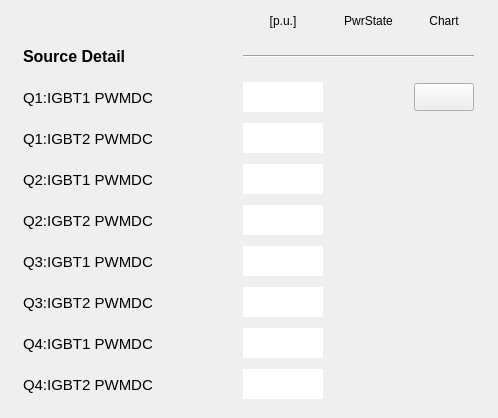
       <widget class="QWidget" name="scrollAreaWidgetContents_7">
        <property name="geometry">
         <rect>
          <x>0</x>
          <y>0</y>
          <width>498</width>
          <height>418</height>
         </rect>
        </property>
        <widget class="QWidget" name="layoutWidget">
         <property name="geometry">
          <rect>
           <x>9</x>
           <y>9</y>
           <width>481</width>
           <height>401</height>
          </rect>
         </property>
         <layout class="QGridLayout" name="gridLayout_2">
          <item row="0" column="1">
           <widget class="PyDMLabel" name="PyDMLabel_39">
            <property name="minimumSize">
             <size>
              <width>0</width>
              <height>24</height>
             </size>
            </property>
            <property name="maximumSize">
             <size>
              <width>16777215</width>
              <height>24</height>
             </size>
            </property>
            <property name="toolTip">
             <string/>
            </property>
            <property name="text">
             <string>[p.u.]</string>
            </property>
            <property name="alignment">
             <set>Qt::AlignCenter</set>
            </property>
           </widget>
          </item>
          <item row="0" column="2">
           <widget class="PyDMLabel" name="PyDMLabel_35">
            <property name="toolTip">
             <string/>
            </property>
            <property name="text">
             <string>PwrState</string>
            </property>
            <property name="alignment">
             <set>Qt::AlignCenter</set>
            </property>
           </widget>
          </item>
          <item row="0" column="3">
           <widget class="PyDMLabel" name="PyDMLabel_87">
            <property name="toolTip">
             <string/>
            </property>
            <property name="text">
             <string>Chart</string>
            </property>
            <property name="alignment">
             <set>Qt::AlignCenter</set>
            </property>
           </widget>
          </item>
          <item row="1" column="0">
           <widget class="PyDMLabel" name="PyDMLabel_88">
            <property name="minimumSize">
             <size>
              <width>200</width>
              <height>35</height>
             </size>
            </property>
            <property name="maximumSize">
             <size>
              <width>160</width>
              <height>16777215</height>
             </size>
            </property>
            <property name="font">
             <font>
              <pointsize>12</pointsize>
              <weight>75</weight>
              <bold>true</bold>
             </font>
            </property>
            <property name="toolTip">
             <string/>
            </property>
            <property name="text">
             <string>Source Detail</string>
            </property>
           </widget>
          </item>
          <item row="1" column="1" colspan="3">
           <widget class="Line" name="line_5">
            <property name="sizeIncrement">
             <size>
              <width>0</width>
              <height>0</height>
             </size>
            </property>
            <property name="baseSize">
             <size>
              <width>0</width>
              <height>0</height>
             </size>
            </property>
            <property name="autoFillBackground">
             <bool>false</bool>
            </property>
            <property name="frameShadow">
             <enum>QFrame::Sunken</enum>
            </property>
            <property name="lineWidth">
             <number>1</number>
            </property>
            <property name="midLineWidth">
             <number>0</number>
            </property>
            <property name="orientation">
             <enum>Qt::Horizontal</enum>
            </property>
           </widget>
          </item>
          <item row="2" column="0">
           <widget class="PyDMLabel" name="PyDMLabel_89">
            <property name="minimumSize">
             <size>
              <width>200</width>
              <height>35</height>
             </size>
            </property>
            <property name="maximumSize">
             <size>
              <width>200</width>
              <height>16777215</height>
             </size>
            </property>
            <property name="font">
             <font>
              <pointsize>11</pointsize>
             </font>
            </property>
            <property name="toolTip">
             <string/>
            </property>
            <property name="text">
             <string>Q1:IGBT1 PWMDC</string>
            </property>
           </widget>
          </item>
          <item row="2" column="1">
           <widget class="PyDMLabel" name="PyDMLabel_42">
            <property name="enabled">
             <bool>true</bool>
            </property>
            <property name="minimumSize">
             <size>
              <width>80</width>
              <height>30</height>
             </size>
            </property>
            <property name="maximumSize">
             <size>
              <width>80</width>
              <height>30</height>
             </size>
            </property>
            <property name="toolTip">
             <string/>
            </property>
            <property name="accessibleDescription">
             <string/>
            </property>
            <property name="layoutDirection">
             <enum>Qt::LeftToRight</enum>
            </property>
            <property name="autoFillBackground">
             <bool>false</bool>
            </property>
            <property name="styleSheet">
             <string notr="true">background-color: qlineargradient(spread:pad, x1:0, y1:0, x2:1, y2:1, stop:0 rgba(255, 255, 255, 255), stop:1 rgba(255, 255, 255, 255));</string>
            </property>
            <property name="frameShape">
             <enum>QFrame::NoFrame</enum>
            </property>
            <property name="frameShadow">
             <enum>QFrame::Sunken</enum>
            </property>
            <property name="alignment">
             <set>Qt::AlignRight|Qt::AlignTrailing|Qt::AlignVCenter</set>
            </property>
            <property name="channel" stdset="0">
             <string>SI-Fam:PS-Q1:IGBT1PWMDutyCycle-Mon</string>
            </property>
           </widget>
          </item>
          <item row="2" column="2">
           <widget class="QLed" name="led_q1igbt1">
            <property name="enabled">
             <bool>true</bool>
            </property>
            <property name="sizePolicy">
             <sizepolicy hsizetype="Maximum" vsizetype="Maximum">
              <horstretch>0</horstretch>
              <verstretch>0</verstretch>
             </sizepolicy>
            </property>
            <property name="minimumSize">
             <size>
              <width>51</width>
              <height>35</height>
             </size>
            </property>
            <property name="maximumSize">
             <size>
              <width>51</width>
              <height>35</height>
             </size>
            </property>
            <property name="toolTip">
             <string/>
            </property>
            <property name="state">
             <bool>false</bool>
            </property>
            <property name="onColor">
             <color>
              <red>0</red>
              <green>140</green>
              <blue>0</blue>
             </color>
            </property>
            <property name="shape">
             <enum>QLed::Circle</enum>
            </property>
           </widget>
          </item>
          <item row="2" column="3">
           <widget class="PyDMPushButton" name="PyDMPushButton_33">
            <property name="minimumSize">
             <size>
              <width>60</width>
              <height>28</height>
             </size>
            </property>
            <property name="maximumSize">
             <size>
              <width>60</width>
              <height>28</height>
             </size>
            </property>
            <property name="toolTip">
             <string/>
            </property>
           </widget>
          </item>
          <item row="3" column="0">
           <widget class="PyDMLabel" name="PyDMLabel_43">
            <property name="minimumSize">
             <size>
              <width>200</width>
              <height>0</height>
             </size>
            </property>
            <property name="maximumSize">
             <size>
              <width>200</width>
              <height>16777215</height>
             </size>
            </property>
            <property name="font">
             <font>
              <pointsize>11</pointsize>
             </font>
            </property>
            <property name="toolTip">
             <string/>
            </property>
            <property name="text">
             <string>Q1:IGBT2 PWMDC</string>
            </property>
           </widget>
          </item>
          <item row="3" column="1">
           <widget class="PyDMLabel" name="PyDMLabel_90">
            <property name="enabled">
             <bool>true</bool>
            </property>
            <property name="minimumSize">
             <size>
              <width>80</width>
              <height>30</height>
             </size>
            </property>
            <property name="maximumSize">
             <size>
              <width>80</width>
              <height>30</height>
             </size>
            </property>
            <property name="toolTip">
             <string/>
            </property>
            <property name="accessibleDescription">
             <string/>
            </property>
            <property name="layoutDirection">
             <enum>Qt::LeftToRight</enum>
            </property>
            <property name="autoFillBackground">
             <bool>false</bool>
            </property>
            <property name="styleSheet">
             <string notr="true">background-color: qlineargradient(spread:pad, x1:0, y1:0, x2:1, y2:1, stop:0 rgba(255, 255, 255, 255), stop:1 rgba(255, 255, 255, 255));</string>
            </property>
            <property name="frameShape">
             <enum>QFrame::NoFrame</enum>
            </property>
            <property name="frameShadow">
             <enum>QFrame::Sunken</enum>
            </property>
            <property name="alignment">
             <set>Qt::AlignRight|Qt::AlignTrailing|Qt::AlignVCenter</set>
            </property>
            <property name="channel" stdset="0">
             <string>SI-Fam:PS-Q1:IGBT2PWMDutyCycle-Mon</string>
            </property>
           </widget>
          </item>
          <item row="3" column="2">
           <widget class="QLed" name="led_q1igbt2">
            <property name="sizePolicy">
             <sizepolicy hsizetype="Maximum" vsizetype="Maximum">
              <horstretch>0</horstretch>
              <verstretch>0</verstretch>
             </sizepolicy>
            </property>
            <property name="minimumSize">
             <size>
              <width>51</width>
              <height>35</height>
             </size>
            </property>
            <property name="maximumSize">
             <size>
              <width>51</width>
              <height>35</height>
             </size>
            </property>
            <property name="toolTip">
             <string/>
            </property>
            <property name="state">
             <bool>false</bool>
            </property>
            <property name="onColor">
             <color>
              <red>0</red>
              <green>140</green>
              <blue>0</blue>
             </color>
            </property>
            <property name="shape">
             <enum>QLed::Circle</enum>
            </property>
           </widget>
          </item>
          <item row="4" column="0">
           <widget class="PyDMLabel" name="pv02raps01_3">
            <property name="minimumSize">
             <size>
              <width>200</width>
              <height>0</height>
             </size>
            </property>
            <property name="maximumSize">
             <size>
              <width>135</width>
              <height>16777215</height>
             </size>
            </property>
            <property name="font">
             <font>
              <pointsize>11</pointsize>
             </font>
            </property>
            <property name="toolTip">
             <string/>
            </property>
            <property name="text">
             <string>Q2:IGBT1 PWMDC</string>
            </property>
           </widget>
          </item>
          <item row="4" column="1">
           <widget class="PyDMLabel" name="PyDMLabel_91">
            <property name="enabled">
             <bool>true</bool>
            </property>
            <property name="minimumSize">
             <size>
              <width>80</width>
              <height>30</height>
             </size>
            </property>
            <property name="maximumSize">
             <size>
              <width>80</width>
              <height>30</height>
             </size>
            </property>
            <property name="toolTip">
             <string/>
            </property>
            <property name="accessibleDescription">
             <string/>
            </property>
            <property name="layoutDirection">
             <enum>Qt::LeftToRight</enum>
            </property>
            <property name="autoFillBackground">
             <bool>false</bool>
            </property>
            <property name="styleSheet">
             <string notr="true">background-color: qlineargradient(spread:pad, x1:0, y1:0, x2:1, y2:1, stop:0 rgba(255, 255, 255, 255), stop:1 rgba(255, 255, 255, 255));</string>
            </property>
            <property name="frameShape">
             <enum>QFrame::NoFrame</enum>
            </property>
            <property name="frameShadow">
             <enum>QFrame::Sunken</enum>
            </property>
            <property name="alignment">
             <set>Qt::AlignRight|Qt::AlignTrailing|Qt::AlignVCenter</set>
            </property>
            <property name="channel" stdset="0">
             <string>SI-Fam:PS-Q2:IGBT1PWMDutyCycle-Mon</string>
            </property>
           </widget>
          </item>
          <item row="4" column="2">
           <widget class="QLed" name="led_q2igbt1">
            <property name="sizePolicy">
             <sizepolicy hsizetype="Maximum" vsizetype="Maximum">
              <horstretch>0</horstretch>
              <verstretch>0</verstretch>
             </sizepolicy>
            </property>
            <property name="minimumSize">
             <size>
              <width>51</width>
              <height>35</height>
             </size>
            </property>
            <property name="maximumSize">
             <size>
              <width>51</width>
              <height>35</height>
             </size>
            </property>
            <property name="toolTip">
             <string/>
            </property>
            <property name="state">
             <bool>false</bool>
            </property>
            <property name="onColor">
             <color>
              <red>0</red>
              <green>140</green>
              <blue>0</blue>
             </color>
            </property>
            <property name="shape">
             <enum>QLed::Circle</enum>
            </property>
           </widget>
          </item>
          <item row="5" column="0">
           <widget class="PyDMLabel" name="pv02raps02_3">
            <property name="minimumSize">
             <size>
              <width>200</width>
              <height>0</height>
             </size>
            </property>
            <property name="maximumSize">
             <size>
              <width>135</width>
              <height>16777215</height>
             </size>
            </property>
            <property name="font">
             <font>
              <pointsize>11</pointsize>
             </font>
            </property>
            <property name="toolTip">
             <string/>
            </property>
            <property name="text">
             <string>Q2:IGBT2 PWMDC</string>
            </property>
           </widget>
          </item>
          <item row="5" column="1">
           <widget class="PyDMLabel" name="PyDMLabel_44">
            <property name="enabled">
             <bool>true</bool>
            </property>
            <property name="minimumSize">
             <size>
              <width>80</width>
              <height>30</height>
             </size>
            </property>
            <property name="maximumSize">
             <size>
              <width>80</width>
              <height>30</height>
             </size>
            </property>
            <property name="toolTip">
             <string/>
            </property>
            <property name="accessibleDescription">
             <string/>
            </property>
            <property name="layoutDirection">
             <enum>Qt::LeftToRight</enum>
            </property>
            <property name="autoFillBackground">
             <bool>false</bool>
            </property>
            <property name="styleSheet">
             <string notr="true">background-color: qlineargradient(spread:pad, x1:0, y1:0, x2:1, y2:1, stop:0 rgba(255, 255, 255, 255), stop:1 rgba(255, 255, 255, 255));</string>
            </property>
            <property name="frameShape">
             <enum>QFrame::NoFrame</enum>
            </property>
            <property name="frameShadow">
             <enum>QFrame::Sunken</enum>
            </property>
            <property name="alignment">
             <set>Qt::AlignRight|Qt::AlignTrailing|Qt::AlignVCenter</set>
            </property>
            <property name="channel" stdset="0">
             <string>SI-Fam:PS-Q2:IGBT2PWMDutyCycle-Mon</string>
            </property>
           </widget>
          </item>
          <item row="5" column="2">
           <widget class="QLed" name="led_q2igbt2">
            <property name="enabled">
             <bool>true</bool>
            </property>
            <property name="sizePolicy">
             <sizepolicy hsizetype="Maximum" vsizetype="Maximum">
              <horstretch>0</horstretch>
              <verstretch>0</verstretch>
             </sizepolicy>
            </property>
            <property name="minimumSize">
             <size>
              <width>51</width>
              <height>35</height>
             </size>
            </property>
            <property name="maximumSize">
             <size>
              <width>51</width>
              <height>35</height>
             </size>
            </property>
            <property name="toolTip">
             <string/>
            </property>
            <property name="state">
             <bool>false</bool>
            </property>
            <property name="onColor">
             <color>
              <red>0</red>
              <green>140</green>
              <blue>0</blue>
             </color>
            </property>
            <property name="shape">
             <enum>QLed::Circle</enum>
            </property>
           </widget>
          </item>
          <item row="6" column="0">
           <widget class="PyDMLabel" name="pv03raps01_5">
            <property name="minimumSize">
             <size>
              <width>200</width>
              <height>0</height>
             </size>
            </property>
            <property name="maximumSize">
             <size>
              <width>135</width>
              <height>16777215</height>
             </size>
            </property>
            <property name="font">
             <font>
              <pointsize>11</pointsize>
             </font>
            </property>
            <property name="toolTip">
             <string/>
            </property>
            <property name="text">
             <string>Q3:IGBT1 PWMDC</string>
            </property>
           </widget>
          </item>
          <item row="6" column="1">
           <widget class="PyDMLabel" name="PyDMLabel_92">
            <property name="enabled">
             <bool>true</bool>
            </property>
            <property name="minimumSize">
             <size>
              <width>80</width>
              <height>30</height>
             </size>
            </property>
            <property name="maximumSize">
             <size>
              <width>80</width>
              <height>30</height>
             </size>
            </property>
            <property name="toolTip">
             <string/>
            </property>
            <property name="accessibleDescription">
             <string/>
            </property>
            <property name="layoutDirection">
             <enum>Qt::LeftToRight</enum>
            </property>
            <property name="autoFillBackground">
             <bool>false</bool>
            </property>
            <property name="styleSheet">
             <string notr="true">background-color: qlineargradient(spread:pad, x1:0, y1:0, x2:1, y2:1, stop:0 rgba(255, 255, 255, 255), stop:1 rgba(255, 255, 255, 255));</string>
            </property>
            <property name="frameShape">
             <enum>QFrame::NoFrame</enum>
            </property>
            <property name="frameShadow">
             <enum>QFrame::Sunken</enum>
            </property>
            <property name="alignment">
             <set>Qt::AlignRight|Qt::AlignTrailing|Qt::AlignVCenter</set>
            </property>
            <property name="channel" stdset="0">
             <string>SI-Fam:PS-Q3:IGBT1PWMDutyCycle-Mon</string>
            </property>
           </widget>
          </item>
          <item row="6" column="2">
           <widget class="QLed" name="led_q3igbt1">
            <property name="sizePolicy">
             <sizepolicy hsizetype="Maximum" vsizetype="Maximum">
              <horstretch>0</horstretch>
              <verstretch>0</verstretch>
             </sizepolicy>
            </property>
            <property name="minimumSize">
             <size>
              <width>51</width>
              <height>35</height>
             </size>
            </property>
            <property name="maximumSize">
             <size>
              <width>51</width>
              <height>35</height>
             </size>
            </property>
            <property name="toolTip">
             <string/>
            </property>
            <property name="state">
             <bool>false</bool>
            </property>
            <property name="onColor">
             <color>
              <red>0</red>
              <green>140</green>
              <blue>0</blue>
             </color>
            </property>
            <property name="shape">
             <enum>QLed::Circle</enum>
            </property>
           </widget>
          </item>
          <item row="7" column="0">
           <widget class="PyDMLabel" name="pv03raps01_6">
            <property name="minimumSize">
             <size>
              <width>200</width>
              <height>0</height>
             </size>
            </property>
            <property name="maximumSize">
             <size>
              <width>135</width>
              <height>16777215</height>
             </size>
            </property>
            <property name="font">
             <font>
              <pointsize>11</pointsize>
             </font>
            </property>
            <property name="toolTip">
             <string/>
            </property>
            <property name="text">
             <string>Q3:IGBT2 PWMDC</string>
            </property>
           </widget>
          </item>
          <item row="7" column="1">
           <widget class="PyDMLabel" name="PyDMLabel_93">
            <property name="enabled">
             <bool>true</bool>
            </property>
            <property name="minimumSize">
             <size>
              <width>80</width>
              <height>30</height>
             </size>
            </property>
            <property name="maximumSize">
             <size>
              <width>80</width>
              <height>30</height>
             </size>
            </property>
            <property name="toolTip">
             <string/>
            </property>
            <property name="accessibleDescription">
             <string/>
            </property>
            <property name="layoutDirection">
             <enum>Qt::LeftToRight</enum>
            </property>
            <property name="autoFillBackground">
             <bool>false</bool>
            </property>
            <property name="styleSheet">
             <string notr="true">background-color: qlineargradient(spread:pad, x1:0, y1:0, x2:1, y2:1, stop:0 rgba(255, 255, 255, 255), stop:1 rgba(255, 255, 255, 255));</string>
            </property>
            <property name="frameShape">
             <enum>QFrame::NoFrame</enum>
            </property>
            <property name="frameShadow">
             <enum>QFrame::Sunken</enum>
            </property>
            <property name="alignment">
             <set>Qt::AlignRight|Qt::AlignTrailing|Qt::AlignVCenter</set>
            </property>
            <property name="channel" stdset="0">
             <string>SI-Fam:PS-Q3:IGBT2PWMDutyCycle-Mon</string>
            </property>
           </widget>
          </item>
          <item row="7" column="2">
           <widget class="QLed" name="led_q3igbt2">
            <property name="sizePolicy">
             <sizepolicy hsizetype="Maximum" vsizetype="Maximum">
              <horstretch>0</horstretch>
              <verstretch>0</verstretch>
             </sizepolicy>
            </property>
            <property name="minimumSize">
             <size>
              <width>51</width>
              <height>35</height>
             </size>
            </property>
            <property name="maximumSize">
             <size>
              <width>51</width>
              <height>35</height>
             </size>
            </property>
            <property name="toolTip">
             <string/>
            </property>
            <property name="state">
             <bool>false</bool>
            </property>
            <property name="onColor">
             <color>
              <red>0</red>
              <green>140</green>
              <blue>0</blue>
             </color>
            </property>
            <property name="shape">
             <enum>QLed::Circle</enum>
            </property>
           </widget>
          </item>
          <item row="8" column="0">
           <widget class="PyDMLabel" name="pv04raps01_2">
            <property name="minimumSize">
             <size>
              <width>200</width>
              <height>0</height>
             </size>
            </property>
            <property name="maximumSize">
             <size>
              <width>135</width>
              <height>16777215</height>
             </size>
            </property>
            <property name="font">
             <font>
              <pointsize>11</pointsize>
             </font>
            </property>
            <property name="toolTip">
             <string/>
            </property>
            <property name="text">
             <string>Q4:IGBT1 PWMDC</string>
            </property>
           </widget>
          </item>
          <item row="8" column="1">
           <widget class="PyDMLabel" name="PyDMLabel_94">
            <property name="enabled">
             <bool>true</bool>
            </property>
            <property name="minimumSize">
             <size>
              <width>80</width>
              <height>30</height>
             </size>
            </property>
            <property name="maximumSize">
             <size>
              <width>80</width>
              <height>30</height>
             </size>
            </property>
            <property name="toolTip">
             <string/>
            </property>
            <property name="accessibleDescription">
             <string/>
            </property>
            <property name="layoutDirection">
             <enum>Qt::LeftToRight</enum>
            </property>
            <property name="autoFillBackground">
             <bool>false</bool>
            </property>
            <property name="styleSheet">
             <string notr="true">background-color: qlineargradient(spread:pad, x1:0, y1:0, x2:1, y2:1, stop:0 rgba(255, 255, 255, 255), stop:1 rgba(255, 255, 255, 255));</string>
            </property>
            <property name="frameShape">
             <enum>QFrame::NoFrame</enum>
            </property>
            <property name="frameShadow">
             <enum>QFrame::Sunken</enum>
            </property>
            <property name="alignment">
             <set>Qt::AlignRight|Qt::AlignTrailing|Qt::AlignVCenter</set>
            </property>
            <property name="channel" stdset="0">
             <string>SI-Fam:PS-Q4:IGBT1PWMDutyCycle-Mon</string>
            </property>
           </widget>
          </item>
          <item row="8" column="2">
           <widget class="QLed" name="led_q4igbt1">
            <property name="enabled">
             <bool>true</bool>
            </property>
            <property name="sizePolicy">
             <sizepolicy hsizetype="Maximum" vsizetype="Maximum">
              <horstretch>0</horstretch>
              <verstretch>0</verstretch>
             </sizepolicy>
            </property>
            <property name="minimumSize">
             <size>
              <width>51</width>
              <height>35</height>
             </size>
            </property>
            <property name="maximumSize">
             <size>
              <width>51</width>
              <height>35</height>
             </size>
            </property>
            <property name="toolTip">
             <string/>
            </property>
            <property name="state">
             <bool>false</bool>
            </property>
            <property name="onColor">
             <color>
              <red>0</red>
              <green>140</green>
              <blue>0</blue>
             </color>
            </property>
            <property name="shape">
             <enum>QLed::Circle</enum>
            </property>
           </widget>
          </item>
          <item row="9" column="0">
           <widget class="PyDMLabel" name="pv04raps02_2">
            <property name="minimumSize">
             <size>
              <width>200</width>
              <height>0</height>
             </size>
            </property>
            <property name="maximumSize">
             <size>
              <width>135</width>
              <height>16777215</height>
             </size>
            </property>
            <property name="font">
             <font>
              <pointsize>11</pointsize>
             </font>
            </property>
            <property name="toolTip">
             <string/>
            </property>
            <property name="text">
             <string>Q4:IGBT2 PWMDC</string>
            </property>
           </widget>
          </item>
          <item row="9" column="1">
           <widget class="PyDMLabel" name="PyDMLabel_95">
            <property name="enabled">
             <bool>true</bool>
            </property>
            <property name="minimumSize">
             <size>
              <width>80</width>
              <height>30</height>
             </size>
            </property>
            <property name="maximumSize">
             <size>
              <width>80</width>
              <height>30</height>
             </size>
            </property>
            <property name="toolTip">
             <string/>
            </property>
            <property name="accessibleDescription">
             <string/>
            </property>
            <property name="layoutDirection">
             <enum>Qt::LeftToRight</enum>
            </property>
            <property name="autoFillBackground">
             <bool>false</bool>
            </property>
            <property name="styleSheet">
             <string notr="true">background-color: qlineargradient(spread:pad, x1:0, y1:0, x2:1, y2:1, stop:0 rgba(255, 255, 255, 255), stop:1 rgba(255, 255, 255, 255));</string>
            </property>
            <property name="frameShape">
             <enum>QFrame::NoFrame</enum>
            </property>
            <property name="frameShadow">
             <enum>QFrame::Sunken</enum>
            </property>
            <property name="alignment">
             <set>Qt::AlignRight|Qt::AlignTrailing|Qt::AlignVCenter</set>
            </property>
            <property name="channel" stdset="0">
             <string>SI-Fam:PS-Q4:IGBT2PWMDutyCycle-Mon</string>
            </property>
           </widget>
          </item>
          <item row="9" column="2">
           <widget class="QLed" name="led_q4igbt2">
            <property name="sizePolicy">
             <sizepolicy hsizetype="Maximum" vsizetype="Maximum">
              <horstretch>0</horstretch>
              <verstretch>0</verstretch>
             </sizepolicy>
            </property>
            <property name="minimumSize">
             <size>
              <width>51</width>
              <height>35</height>
             </size>
            </property>
            <property name="maximumSize">
             <size>
              <width>51</width>
              <height>35</height>
             </size>
            </property>
            <property name="toolTip">
             <string/>
            </property>
            <property name="state">
             <bool>false</bool>
            </property>
            <property name="onColor">
             <color>
              <red>0</red>
              <green>140</green>
              <blue>0</blue>
             </color>
            </property>
            <property name="shape">
             <enum>QLed::Circle</enum>
            </property>
           </widget>
          </item>
         </layout>
        </widget>
       </widget>
